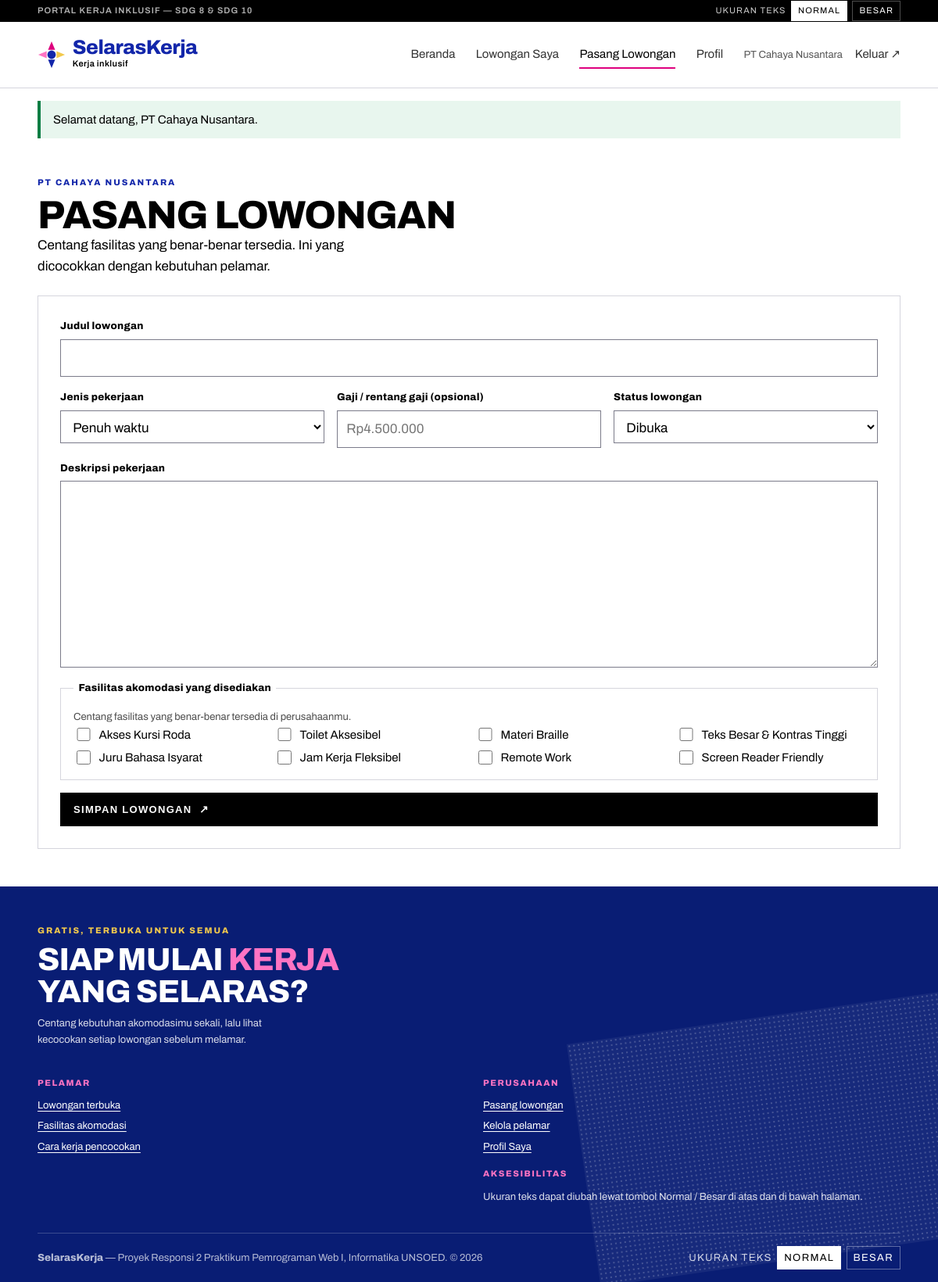
Page /company/job_form.php (signed in) on the committed database.
### tables this page shows
CREATE TABLE users (
  id INT AUTO_INCREMENT PRIMARY KEY,
  name VARCHAR(100) NOT NULL,
  email VARCHAR(150) NOT NULL UNIQUE,
  password VARCHAR(255) NOT NULL,
  role ENUM('seeker','company') NOT NULL,
  created_at TIMESTAMP NOT NULL DEFAULT CURRENT_TIMESTAMP
);

CREATE TABLE companies (
  id INT AUTO_INCREMENT PRIMARY KEY,
  user_id INT NOT NULL UNIQUE,
  company_name VARCHAR(120) NOT NULL,
  location VARCHAR(120) DEFAULT NULL,
  description TEXT DEFAULT NULL,
  CONSTRAINT fk_co_user FOREIGN KEY (user_id) REFERENCES users(id) ON DELETE CASCADE
);

CREATE TABLE accommodations (
  id INT AUTO_INCREMENT PRIMARY KEY,
  name VARCHAR(80) NOT NULL UNIQUE,
  category VARCHAR(60) NOT NULL
);

### helpers/functions.php (called while the page is built, shortened)
<?php
function e(?string $value): string
{
    return htmlspecialchars((string) $value, ENT_QUOTES, 'UTF-8');
}
function u(string $path = ''): string
{
    return APP_URL . $path;
}
function take_flash(): ?array
{
    $f = $_SESSION['flash'] ?? null;
    return $f;
}
function get_int(string $key, int $default = 0): int
{
    $raw = $_POST[$key] ?? $_GET[$key] ?? null;
    return $raw === null ? $default : (int) $raw;
}

### helpers/auth_guard.php (called while the page is built, shortened)
<?php
function auth_user(PDO $pdo): ?array
{
    static $cache = null;
    if ($cache === null) {
        $stmt = $pdo->prepare('SELECT id, name, email, role FROM users WHERE id = ?');
        $stmt->execute([$_SESSION['uid']]);
        $cache = $stmt->fetch() ?: null;
    }
    return $cache;
}
function require_login(PDO $pdo): array
{
    $user = auth_user($pdo);
    return $user;
}
function require_role(PDO $pdo, string $role): array
{
    $user = require_login($pdo);
    return $user;
}
function company_row(PDO $pdo, int $userId): ?array
{
    $stmt = $pdo->prepare('SELECT * FROM companies WHERE user_id = ?');
    $stmt->execute([$userId]);
    return $stmt->fetch() ?: null;
}

### helpers/matcher.php (called while the page is built, shortened)
<?php
function accommodation_names(PDO $pdo): array
{
    $rows = $pdo->query('SELECT id, name, category FROM accommodations ORDER BY category, name')->fetchAll();
    $out = [];
    foreach ($rows as $r) {
        $out[(int) $r['id']] = ['name' => $r['name'], 'category' => $r['category']];
    }
    return $out;
}

### company/job_form.php (the view, shortened to what this page needs)
<?php
require_once __DIR__ . '/../includes/bootstrap.php';
$user    = require_role($pdo, 'company');
$company = company_row($pdo, (int) $user['id']);
$id     = get_int('id');
$types  = ['Penuh waktu', 'Paruh waktu', 'Kontrak', 'Magang', 'Remote'];
$form = [
    'title'       => '',
    'description' => '',
    'salary'      => '',
    'job_type'    => 'Penuh waktu',
    'status'      => 'open',
];
$selected = [];
$master  = accommodation_names($pdo);
$active    = $id > 0 ? 'dash' : 'new';
require __DIR__ . '/../includes/header.php';
?>
<section class="section">
  <div class="wrap">
    <p class="kicker"><?= e($company['company_name']) ?></p>
    <h1 class="section__title"><?= $id > 0 ? 'Edit lowongan' : 'Pasang lowongan' ?></h1>
    <p class="section__lede">Centang fasilitas yang benar-benar tersedia. Ini yang dicocokkan dengan kebutuhan pelamar.</p>
    <form class="form panel panel--wide" method="post">
      <div class="field">
        <label for="title">Judul lowongan</label>
        <input id="title" name="title" type="text" maxlength="150" required value="<?= e($form['title']) ?>">
      </div>
      <div class="grid-form">
        <div class="field">
          <label for="job_type">Jenis pekerjaan</label>
          <select id="job_type" name="job_type">
            <?php foreach ($types as $type): ?>
              <option value="<?= e($type) ?>" <?= $form['job_type'] === $type ? 'selected' : '' ?>><?= e($type) ?></option>
            <?php endforeach; ?>
          </select>
        </div>
        <div class="field">
          <label for="salary">Gaji / rentang gaji (opsional)</label>
          <input id="salary" name="salary" type="text" maxlength="60" value="<?= e($form['salary']) ?>" placeholder="Rp4.500.000">
        </div>
        <div class="field">
          <label for="status">Status lowongan</label>
          <select id="status" name="status">
            <option value="open" <?= $form['status'] === 'open' ? 'selected' : '' ?>>Dibuka</option>
          </select>
        </div>
      </div>
      <div class="field">
        <label for="description">Deskripsi pekerjaan</label>
        <textarea id="description" name="description" rows="8" required><?= e($form['description']) ?></textarea>
      </div>
      <fieldset class="fieldset">
        <legend>Fasilitas akomodasi yang disediakan</legend>
        <p class="form-note">Centang fasilitas yang benar-benar tersedia di perusahaanmu.</p>
        <ul class="checks">
          <?php foreach ($master as $accId => $row): ?>
            <li>
              <label class="check">
                <input type="checkbox" name="facilities[]" value="<?= $accId ?>" <?= in_array($accId, $selected, true) ? 'checked' : '' ?>>
                <span><?= e($row['name']) ?></span>
              </label>
            </li>
          <?php endforeach; ?>
        </ul>
      </fieldset>
      <button class="btn" type="submit">Simpan lowongan <span class="btn__arrow" aria-hidden="true">↗</span></button>
    </form>
  </div>
</section>
<?php require __DIR__ . '/../includes/footer.php'; ?>

### includes/header.php (shortened to what this page needs)
<?php
require_once __DIR__ . '/bootstrap.php';
$user   = auth_user($pdo);
$active = $active ?? '';
$flash  = take_flash();
?>
<!DOCTYPE html>
<html lang="id">
<head>
<link rel="stylesheet" href="<?= u('/public/css/style.css') ?>">
</head>
<body>
<div class="util">
  <div class="wrap util__inner">
    <p class="util__note">Portal kerja inklusif — SDG 8 &amp; SDG 10</p>
    <div class="util__tools">
      <span class="util__label" id="textsize-label">Ukuran teks</span>
      <button type="button" data-text-size="normal" aria-pressed="true" aria-describedby="textsize-label">Normal</button>
      <button type="button" data-text-size="lg" aria-pressed="false" aria-describedby="textsize-label">Besar</button>
    </div>
  </div>
</div>
<header class="site-head">
  <div class="wrap site-head__inner">
    <a class="brand" href="<?= u('/index.php') ?>">
      <svg class="brand__mark" viewBox="0 0 40 40" aria-hidden="true" focusable="false">
        <circle cx="20" cy="20" r="6" fill="#1226aa"/>
        <path d="M20 1l5 12h-10z" fill="#de007e"/>
        <path d="M39 20l-12 5v-10z" fill="#f2c94c"/>
        <path d="M20 39l-5-12h10z" fill="#1226aa"/>
        <path d="M1 20l12-5v10z" fill="#ff74c3"/>
      </svg>
      <span>
        <span class="brand__name">SelarasKerja</span>
        <span class="brand__tag">Kerja inklusif</span>
      </span>
    </a>
    <nav class="nav" id="site-nav" aria-label="Navigasi utama">
      <?php if ($user === null): ?>
        <a href="<?= u('/index.php') ?>" <?= $active === 'home' ? 'aria-current="page"' : '' ?>>Beranda</a>
        <a href="<?= u('/lowongan.php') ?>" <?= ($active ?? '') === 'jobs' ? 'aria-current="page"' : '' ?>>Lowongan</a>
        <a href="<?= u('/index.php') ?>#fasilitas">Fasilitas</a>
        <a href="<?= u('/index.php') ?>#cara-kerja">Cara Kerja</a>
        <div class="nav__actions">
          <a href="<?= u('/auth/login.php') ?>">Masuk</a>
          <a href="<?= u('/auth/register.php') ?>">Daftar <span aria-hidden="true">↗</span></a>
        </div>
      <?php else: ?>
        <a href="<?= u('/index.php') ?>" <?= $active === 'home' ? 'aria-current="page"' : '' ?>>Beranda</a>
        <a href="<?= u('/company/dashboard.php') ?>" <?= $active === 'dash' ? 'aria-current="page"' : '' ?>>Lowongan Saya</a>
        <a href="<?= u('/company/job_form.php') ?>" <?= $active === 'new' ? 'aria-current="page"' : '' ?>>Pasang Lowongan</a>
        <a href="<?= u('/company/profile.php') ?>" <?= $active === 'profile' ? 'aria-current="page"' : '' ?>>Profil</a>
        <div class="nav__actions">
          <span class="nav__user"><?= e($user['name']) ?></span>
          <a href="<?= u('/auth/logout.php') ?>">Keluar <span aria-hidden="true">↗</span></a>
        </div>
      <?php endif; ?>
    </nav>
  </div>
</header>
<main id="main">
<?php if ($flash): ?>
  <div class="wrap">
    <p class="alert alert--<?= $flash['type'] === 'ok' ? 'ok' : 'err' ?>" role="status"><?= e($flash['message']) ?></p>
  </div>
<?php endif; ?>

### rows in the picture
users: name "PT Cahaya Nusantara"
companies: company_name "PT CAHAYA NUSANTARA"
accommodations: name "Akses Kursi Roda"
accommodations: name "Toilet Aksesibel"
accommodations: name "Materi Braille"
accommodations: name "Teks Besar & Kontras Tinggi"
accommodations: name "Juru Bahasa Isyarat"
accommodations: name "Jam Kerja Fleksibel"
accommodations: name "Remote Work"
accommodations: name "Screen Reader Friendly"

### other values in the picture
$flash['message'] "Selamat datang, PT Cahaya Nusantara."
form field job_type "Penuh waktu"
